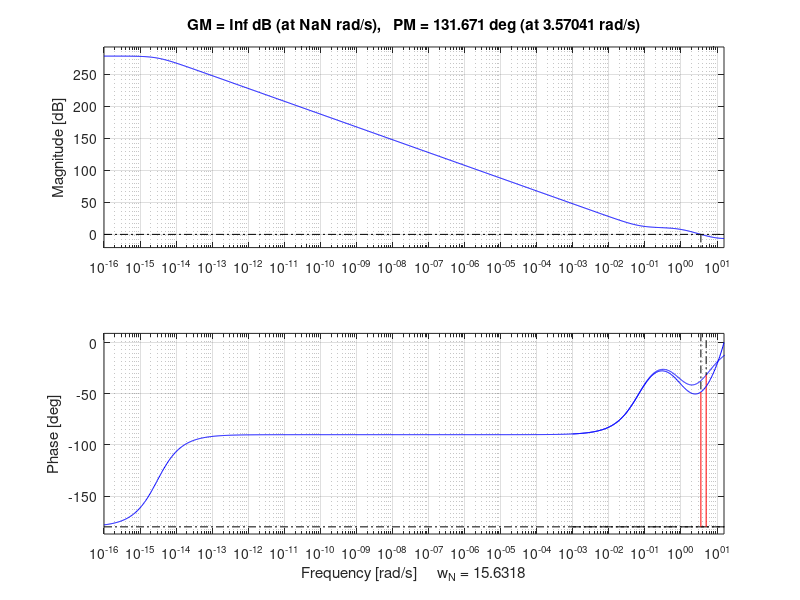

This figure's MATLAB source:
A = 2; T1 = 10; T2 = 4; T3 =1;
W =tf(A,conv(conv([T1 1], [T2 1]), [T3 1]));
Ap = 3.1907; Tc = 0.9803; Ti = 13.0197; Td = 2.092;
Wpid = tf(Ap*([Tc*(Tc+Td) Ti+Tc 1]), Ti*([Tc 1 0]));
W0 = W*Wpid; %margin(W0);
[Gm, Pm, Wcg, Wcp] = margin(W0); % csak aminek neve van, annak ad értéket
Ts = 2*2*pi/180/Wcp;
Dpid = c2d(Wpid, Ts, 'zoh');
%pzmap(Dpid);
margin(Wpid);
hold;
margin(Dpid);
%simulink kellett, jegyzetben a folytatás
%Ts = 1; Dpid = c2d(Wpid, Ts, 'zoh');
%Ts = 2; Dpid = c2d(Wpid, Ts, 'zoh');
